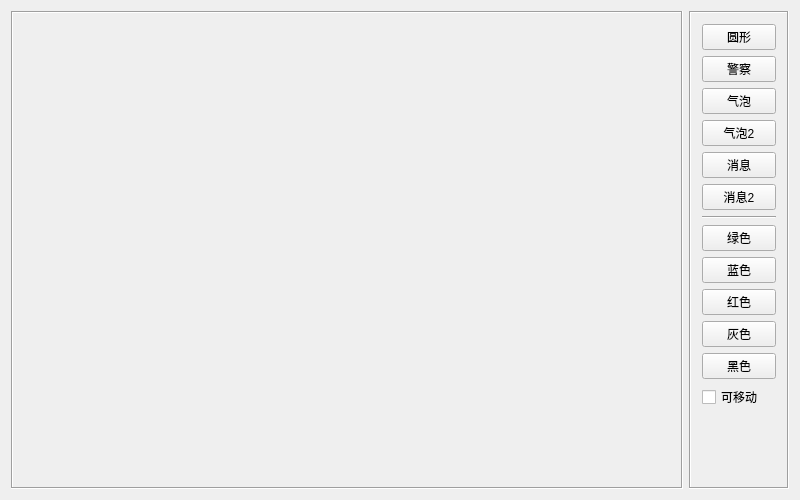
<?xml version="1.0" encoding="UTF-8"?>
<ui version="4.0">
 <class>frmDeviceButton</class>
 <widget class="QWidget" name="frmDeviceButton">
  <property name="geometry">
   <rect>
    <x>0</x>
    <y>0</y>
    <width>800</width>
    <height>500</height>
   </rect>
  </property>
  <property name="windowTitle">
   <string>Form</string>
  </property>
  <layout class="QHBoxLayout" name="horizontalLayout">
   <item>
    <widget class="QLabel" name="labMap">
     <property name="frameShape">
      <enum>QFrame::Box</enum>
     </property>
     <property name="frameShadow">
      <enum>QFrame::Sunken</enum>
     </property>
     <property name="text">
      <string/>
     </property>
     <property name="alignment">
      <set>Qt::AlignCenter</set>
     </property>
    </widget>
   </item>
   <item>
    <widget class="QFrame" name="frame">
     <property name="maximumSize">
      <size>
       <width>100</width>
       <height>16777215</height>
      </size>
     </property>
     <property name="frameShape">
      <enum>QFrame::Box</enum>
     </property>
     <property name="frameShadow">
      <enum>QFrame::Sunken</enum>
     </property>
     <layout class="QVBoxLayout" name="verticalLayout">
      <item>
       <widget class="QPushButton" name="btnCircle">
        <property name="text">
         <string>圆形</string>
        </property>
       </widget>
      </item>
      <item>
       <widget class="QPushButton" name="btnPolice">
        <property name="text">
         <string>警察</string>
        </property>
       </widget>
      </item>
      <item>
       <widget class="QPushButton" name="btnBubble">
        <property name="text">
         <string>气泡</string>
        </property>
       </widget>
      </item>
      <item>
       <widget class="QPushButton" name="btnBubble2">
        <property name="text">
         <string>气泡2</string>
        </property>
       </widget>
      </item>
      <item>
       <widget class="QPushButton" name="btnMsg">
        <property name="text">
         <string>消息</string>
        </property>
       </widget>
      </item>
      <item>
       <widget class="QPushButton" name="btnMsg2">
        <property name="text">
         <string>消息2</string>
        </property>
       </widget>
      </item>
      <item>
       <widget class="Line" name="line">
        <property name="orientation">
         <enum>Qt::Horizontal</enum>
        </property>
       </widget>
      </item>
      <item>
       <widget class="QPushButton" name="btnGreen">
        <property name="text">
         <string>绿色</string>
        </property>
       </widget>
      </item>
      <item>
       <widget class="QPushButton" name="btnBlue">
        <property name="text">
         <string>蓝色</string>
        </property>
       </widget>
      </item>
      <item>
       <widget class="QPushButton" name="btnRed">
        <property name="text">
         <string>红色</string>
        </property>
       </widget>
      </item>
      <item>
       <widget class="QPushButton" name="btnGray">
        <property name="text">
         <string>灰色</string>
        </property>
       </widget>
      </item>
      <item>
       <widget class="QPushButton" name="btnBlack">
        <property name="text">
         <string>黑色</string>
        </property>
       </widget>
      </item>
      <item>
       <widget class="QCheckBox" name="ckCanMove">
        <property name="text">
         <string>可移动</string>
        </property>
       </widget>
      </item>
      <item>
       <spacer name="verticalSpacer">
        <property name="orientation">
         <enum>Qt::Vertical</enum>
        </property>
        <property name="sizeHint" stdset="0">
         <size>
          <width>20</width>
          <height>40</height>
         </size>
        </property>
       </spacer>
      </item>
     </layout>
    </widget>
   </item>
  </layout>
 </widget>
 <layoutdefault spacing="6" margin="11"/>
 <resources/>
 <connections/>
</ui>
